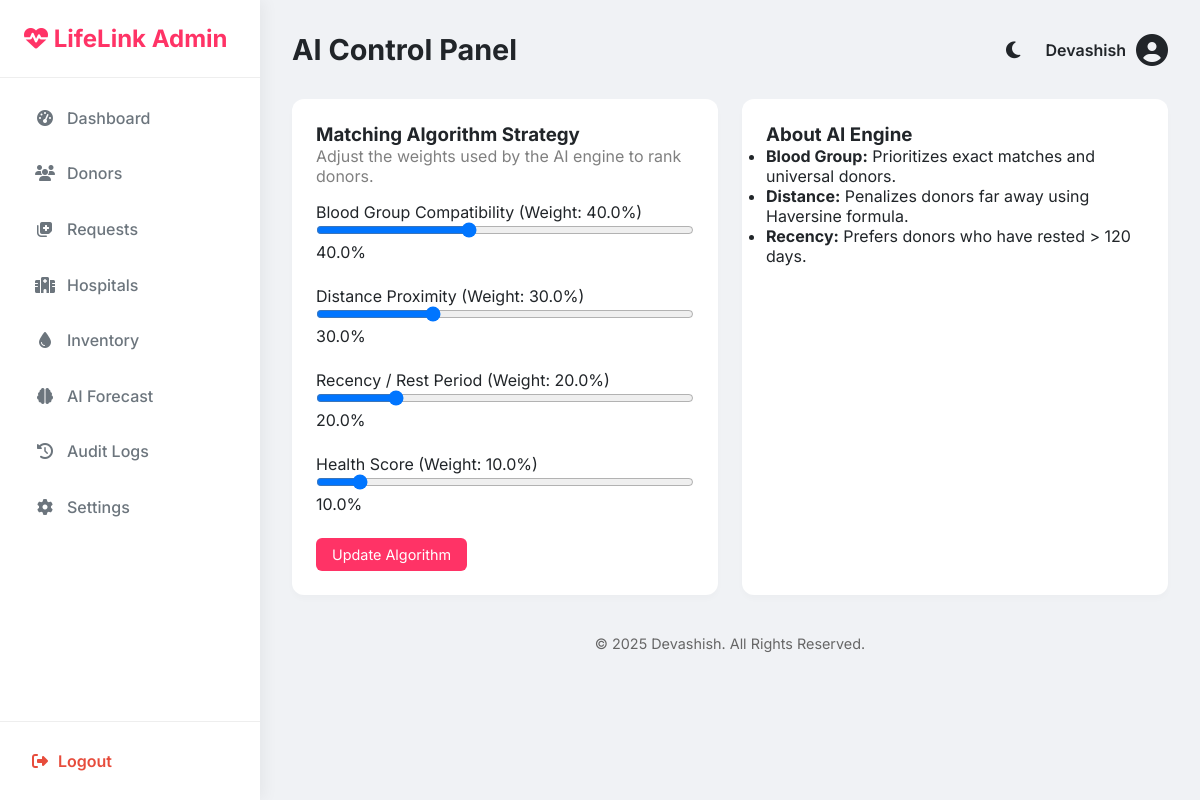
Page /admin/ai-control (signed in) on the committed database.
### models.py (models this page shows, shortened)
class Admin(UserMixin, db.Model):
    __tablename__ = 'admins'
    id = db.Column(db.Integer, primary_key=True)
    username = db.Column(db.String(50), unique=True, nullable=False)
    password_hash = db.Column(db.String(200), nullable=False)
    role = db.Column(db.String(20), default='SuperAdmin')

class AIConfig(db.Model):
    __tablename__ = 'ai_config'
    id = db.Column(db.Integer, primary_key=True)
    weight_blood_group = db.Column(db.Float, default=40.0)
    weight_distance = db.Column(db.Float, default=30.0)
    weight_recency = db.Column(db.Float, default=20.0)
    weight_health = db.Column(db.Float, default=10.0)
    weight_reputation = db.Column(db.Float, default=20.0)
    weight_response = db.Column(db.Float, default=10.0)

### app.py (the view, shortened to what this page needs)
@app.route('/admin/ai-control', methods=['GET', 'POST'])
@login_required
def admin_ai_control():
    if not isinstance(current_user, Admin): return "Unauthorized", 403
    ai_config = AIConfig.query.first()
    if not ai_config:
        ai_config = AIConfig()
        db.session.add(ai_config)
        db.session.commit()
    return render_template('admin/ai_control.html', config=ai_config)

### app.py (called while the page is built, shortened)
@app.after_request
def add_header(response):
    response.headers['Cache-Control'] = 'no-store, no-cache, must-revalidate, post-check=0, pre-check=0, max-age=0'
    response.headers['Pragma'] = 'no-cache'
    response.headers['Expires'] = '-1'
    return response

@login_manager.user_loader
def load_user(user_id):
    if user_id.startswith('admin_'):
        try:
            uid = int(user_id.split('_')[1])
            return db.session.get(Admin, uid)
        except (IndexError, ValueError):
            return None

@app.context_processor
def inject_translations():
    lang = session.get('lang', 'en')
    def _t(key, **kwargs):
        text = TRANSLATIONS.get(lang, TRANSLATIONS['en']).get(key, key)
        for k, v in kwargs.items():
            text = text.replace(f"{{{k}}}", str(v))
        return text
    return dict(_=_t, current_lang=lang, datetime=datetime)

@app.before_request
def run_background_tasks():
    if not request.path.startswith('/static'):
        try:
            update_request_statuses()
            send_eligibility_reminders()
        except:
            pass # Keep app stable if DB is not ready

def update_request_statuses():
    try:
        now = datetime.utcnow()
        expiry_threshold = now - timedelta(hours=24)
        expired_reqs = BloodRequest.query.filter(
            BloodRequest.status == 'Pending',
            BloodRequest.created_at <= expiry_threshold
        ).all()
        for req in expired_reqs:
            req.status = 'Expired'
        expired_broadcasts = HospitalBroadcast.query.filter(
            HospitalBroadcast.status == 'Active',
            HospitalBroadcast.created_at <= expiry_threshold
        ).all()
        for b in expired_broadcasts:
            b.status = 'Expired'
        db.session.commit()
    except Exception as e:
        print(f"Error updating request statuses: {e}")
        db.session.rollback()

def send_eligibility_reminders():
    try:
        now = date.today()
        donors = User.query.filter_by(is_available=False).all()
        for donor in donors:
            if donor.last_donation_date:
                gap = (now - donor.last_donation_date).days
        db.session.commit()
    except:
        db.session.rollback()

### templates/admin/ai_control.html
{% extends 'admin/base.html' %}
{% block title %}AI Control Panel{% endblock %}
{% block content %}
<div class="grid">
    <div class="card">
        <h3>Matching Algorithm Strategy</h3>
        <p style="color: grey; margin-bottom: 1rem;">Adjust the weights used by the AI engine to rank donors.</p>
        <form method="POST">
            <div style="margin-bottom: 1.5rem;">
                <label>Blood Group Compatibility (Weight: {{ config.weight_blood_group }}%)</label>
                <input type="range" name="w_bg" min="0" max="100" value="{{ config.weight_blood_group }}"
                    oninput="this.nextElementSibling.value = this.value + '%'" style="width: 100%;">
                <output>{{ config.weight_blood_group }}%</output>
            </div>
            <div style="margin-bottom: 1.5rem;">
                <label>Distance Proximity (Weight: {{ config.weight_distance }}%)</label>
                <input type="range" name="w_dist" min="0" max="100" value="{{ config.weight_distance }}"
                    oninput="this.nextElementSibling.value = this.value + '%'" style="width: 100%;">
                <output>{{ config.weight_distance }}%</output>
            </div>
            <div style="margin-bottom: 1.5rem;">
                <label>Recency / Rest Period (Weight: {{ config.weight_recency }}%)</label>
                <input type="range" name="w_rec" min="0" max="100" value="{{ config.weight_recency }}"
                    oninput="this.nextElementSibling.value = this.value + '%'" style="width: 100%;">
                <output>{{ config.weight_recency }}%</output>
            </div>
            <div style="margin-bottom: 1.5rem;">
                <label>Health Score (Weight: {{ config.weight_health }}%)</label>
                <input type="range" name="w_h" min="0" max="100" value="{{ config.weight_health }}"
                    oninput="this.nextElementSibling.value = this.value + '%'" style="width: 100%;">
                <output>{{ config.weight_health }}%</output>
            </div>
            <button type="submit" class="btn btn-primary">Update Algorithm</button>
        </form>
    </div>
    <div class="card">
        <h3>About AI Engine</h3>
        <ul>
            <li><b>Blood Group:</b> Prioritizes exact matches and universal donors.</li>
            <li><b>Distance:</b> Penalizes donors far away using Haversine formula.</li>
            <li><b>Recency:</b> Prefers donors who have rested > 120 days.</li>
        </ul>
    </div>
</div>
{% endblock %}

### templates/admin/base.html (shortened to what this page needs)
<!DOCTYPE html>
<html lang="en">
<head>
    <link rel="stylesheet" href="https://cdnjs.cloudflare.com/ajax/libs/font-awesome/6.4.0/css/all.min.css">
    <link rel="stylesheet"
        href="{{ url_for('static', filename='css/admin_style.css') }}?v={{ range(1, 10000) | random }}">
</head>
<body class="admin-body">
    <nav class="sidebar">
        <div class="sidebar-brand">
            <i class="fas fa-heartbeat"></i> LifeLink Admin
        </div>
        <ul class="sidebar-menu">
            <li><a href="{{ url_for('admin_dashboard') }}" class="{{ 'active' if request.endpoint == 'admin_dashboard' else '' }}"><i class="fas fa-tachometer-alt"></i>
                    Dashboard</a></li>
            <li><a href="{{ url_for('admin_donors') }}" class="{{ 'active' if request.endpoint == 'admin_donors' else '' }}"><i class="fas fa-users"></i> Donors</a></li>
            <li><a href="{{ url_for('admin_requests') }}" class="{{ 'active' if request.endpoint == 'admin_requests' else '' }}"><i class="fas fa-notes-medical"></i> Requests</a></li>
            <li><a href="{{ url_for('manage_hospitals') }}" class="{{ 'active' if request.endpoint == 'manage_hospitals' or request.endpoint == 'reset_hospital_password' else '' }}"><i class="fas fa-hospital"></i> Hospitals</a></li>
            <li><a href="{{ url_for('admin_inventory') }}" class="{{ 'active' if request.endpoint == 'admin_inventory' else '' }}"><i class="fas fa-tint"></i> Inventory</a></li>
            <li><a href="{{ url_for('admin_forecast') }}" class="{{ 'active' if request.endpoint == 'admin_forecast' else '' }}"><i class="fas fa-brain"></i> AI Forecast</a></li>
            <li><a href="{{ url_for('admin_audit_logs') }}" class="{{ 'active' if request.endpoint == 'admin_audit_logs' else '' }}"><i class="fas fa-history"></i> Audit Logs</a></li>
            <li><a href="{{ url_for('admin_settings') }}" class="{{ 'active' if request.endpoint == 'admin_settings' else '' }}"><i class="fas fa-cog"></i> Settings</a></li>
        </ul>
        <div class="sidebar-footer">
            <a href="{{ url_for('logout') }}"><i class="fas fa-sign-out-alt"></i> Logout</a>
        </div>
    </nav>
    <main class="main-content">
        <header class="top-bar">
            <h2>{% block title %}Dashboard{% endblock %}</h2>
            <div class="user-info">
                <button class="theme-toggle" id="themeToggle" onclick="toggleTheme()" title="Toggle Dark/Light Mode"
                    style="margin-right: 15px;">
                    <i class="fas fa-moon" id="themeIcon"></i>
                </button>
                <span>{{ current_user.username }}</span>
                <i class="fas fa-user-circle fa-2x"></i>
            </div>
        </header>
        <div class="content-wrapper">
            {% block content %}{% endblock %}
        </div>
        <footer style="text-align: center; padding: 1rem; color: #666; font-size: 0.9rem; margin-top: auto;">
            <p>&copy; 2025 Devashish. All Rights Reserved.</p>
        </footer>
    </main>
</body>
</html>

### static/css/admin_style.css (style rules this page uses)
:root { --primary: #ff3366; --secondary: #2b2d42; --success: #2ecc71; --danger: #e74c3c; --dark: #212529; --light: #f8f9fa; --gray: #6c757d; --sidebar-width: 260px; --bg-color: #f0f2f5; --card-bg: #ffffff; --border-color: #eee; }
* { margin: 0; padding: 0; box-sizing: border-box; font-family: 'Inter', sans-serif; }
body.admin-body { display: flex; min-height: 100vh; background: var(--bg-color); color: var(--dark); }
.sidebar { width: var(--sidebar-width); background: var(--card-bg); color: var(--dark); position: fixed; height: 100%; box-shadow: 4px 0 15px rgba(0,0,0,0.05); display: flex; flex-direction: column; z-index: 100; }
.sidebar-brand { padding: 1.5rem; font-size: 1.5rem; font-weight: 700; color: var(--primary); border-bottom: 1px solid var(--border-color); }
.sidebar-menu { list-style: none; padding: 1rem; flex: 1; overflow-y: auto; }
.sidebar-menu li { margin-bottom: 0.5rem; }
.sidebar-menu a { display: flex; align-items: center; gap: 10px; padding: 0.8rem 1rem; color: var(--gray); text-decoration: none; border-radius: 8px; transition: all 0.3s cubic-bezier(0.4, 0, 0.2, 1); font-weight: 500; border: 1px solid transparent; }
.sidebar-menu a i { width: 24px; text-align: center; transition: color 0.3s; }
.sidebar-footer { padding: 1rem; border-top: 1px solid var(--border-color); }
.sidebar-footer a { color: var(--danger); text-decoration: none; font-weight: 600; display: flex; align-items: center; gap: 10px; padding: 0.8rem 1rem; transition: 0.3s; border-radius: 8px; }
.main-content { margin-left: var(--sidebar-width); flex: 1; padding: 2rem; }
.top-bar { display: flex; justify-content: space-between; align-items: center; margin-bottom: 2rem; }
.top-bar h2 { font-size: 1.8rem; color: var(--dark); }
.user-info { display: flex; align-items: center; gap: 10px; font-weight: 600; }
.card { background: var(--card-bg); padding: 1.5rem; border-radius: 12px; box-shadow: 0 4px 6px rgba(0,0,0,0.02); margin-bottom: 1.5rem; }
.grid { display: grid; grid-template-columns: repeat(auto-fit, minmax(280px, 1fr)); gap: 1.5rem; }
.btn { padding: 0.5rem 1rem; border-radius: 6px; text-decoration: none; border: none; cursor: pointer; font-size: 0.9rem; display: inline-block; }
.btn-primary { background: var(--primary); color: #fff; }

### templates/admin/base.html (style rules this page uses)
.theme-toggle { background: none; border: none; font-size: 1.2rem; cursor: pointer; color: var(--dark); }

### rows in the picture
Admin: username "Devashish"
AIConfig: weight_blood_group "40.0", w_bg "40", weight_distance "30.0", w_dist "30", weight_recency "20.0", w_rec "20", weight_health "10.0", w_h "10"
